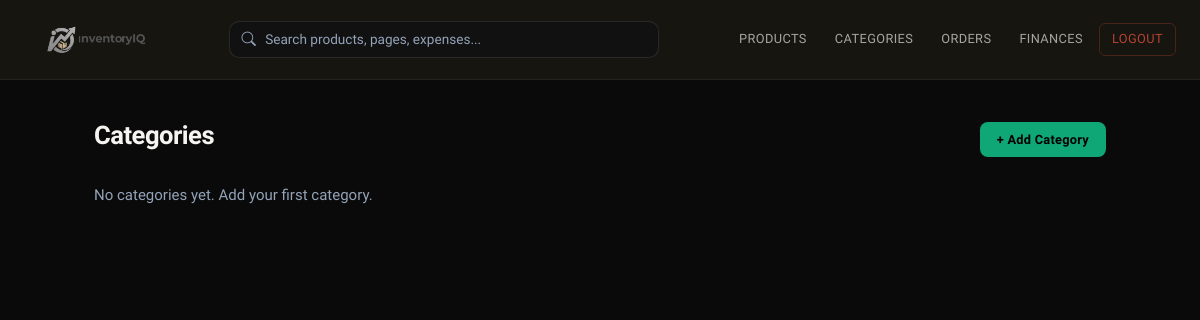
/categories/ (signed in), run on an earlier commit of the app's database.
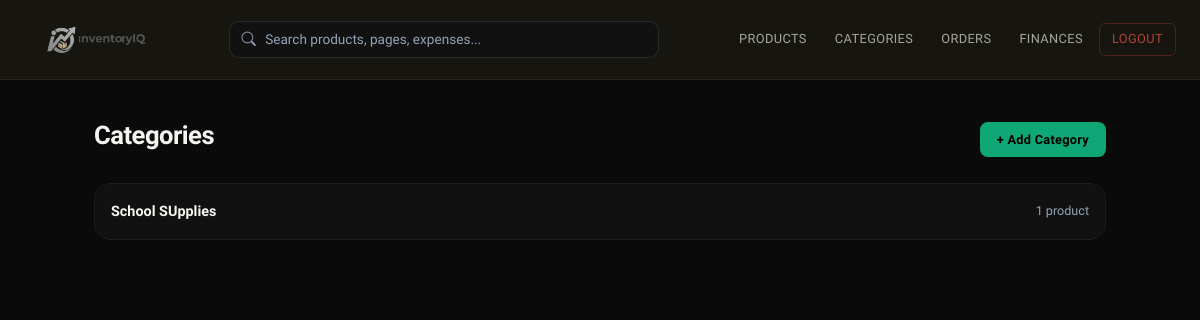
And on a later commit of the database.
### inventory/models.py (models this page shows, shortened)
class Category(models.Model):
    user = models.ForeignKey(User, on_delete=models.CASCADE, null=True, blank=True)
    name = models.CharField(max_length=100)
    parent = models.ForeignKey(
        'self',
        on_delete=models.SET_NULL,
        null=True,
        blank=True,
        related_name='subcategories'
    )
    class Meta:
        verbose_name_plural = "Categories"
        ordering = ["name"]

### inventory/views.py (the view)
# urls.py: path('categories/', views.category_list, name='category_list'),
@login_required
def category_list(request):
    parent_categories = Category.objects.filter(user=request.user, parent__isnull=True).prefetch_related('subcategories').order_by('name')
    return render(request, 'inventory/category_list.html', {'categories': parent_categories})

### templates/inventory/category_list.html (shortened to what this page needs)
{% extends 'base.html' %}
{% block content %}
<div class="d-flex justify-content-between align-items-center mb-4">
    <h2>Categories</h2>
    <a href="{% url 'category_add' %}" class="btn btn-dark">+ Add Category</a>
</div>
{% if categories %}
<div class="list-group">
    {% for category in categories %}
    <div class="list-group-item py-3">
        <div class="d-flex justify-content-between align-items-center">
            <a href="{% url 'category_detail' category.pk %}" class="text-decoration-none fw-bold text-dark">
                {{ category.name }}
            </a>
            <span class="text-muted small">
                {{ category.product_set.count }} product{{ category.product_set.count|pluralize }}
            </span>
        </div>
    </div>
    {% endfor %}
</div>
{% else %}
<p class="text-muted">No categories yet. Add your first category.</p>
{% endif %}
{% endblock %}

What changed in the data, as far as the page shows it:
added Category: name "School SUpplies", product_set.count "1"
Also different on the page:
text no longer shown: "No categories yet. Add your first category."
